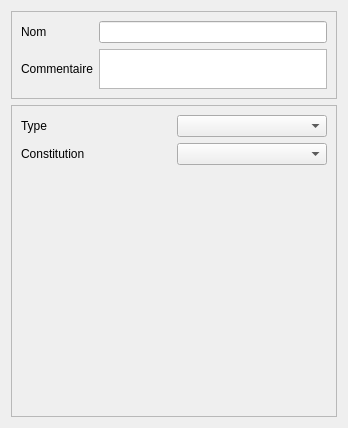
<?xml version="1.0" encoding="UTF-8"?>
<ui version="4.0">
 <class>Form</class>
 <widget class="QWidget" name="Form">
  <property name="geometry">
   <rect>
    <x>0</x>
    <y>0</y>
    <width>348</width>
    <height>428</height>
   </rect>
  </property>
  <property name="windowTitle">
   <string>Form</string>
  </property>
  <layout class="QVBoxLayout" name="verticalLayout" stretch="0,1">
   <item>
    <widget class="QFrame" name="frame_2">
     <property name="frameShape">
      <enum>QFrame::StyledPanel</enum>
     </property>
     <property name="frameShadow">
      <enum>QFrame::Raised</enum>
     </property>
     <layout class="QGridLayout" name="gridLayout">
      <item row="0" column="1">
       <widget class="QLineEdit" name="lineEdit_nom"/>
      </item>
      <item row="0" column="0">
       <widget class="QLabel" name="label_2">
        <property name="text">
         <string>Nom</string>
        </property>
       </widget>
      </item>
      <item row="1" column="1">
       <widget class="QTextBrowser" name="textBrowser_comm">
        <property name="maximumSize">
         <size>
          <width>16777215</width>
          <height>40</height>
         </size>
        </property>
        <property name="readOnly">
         <bool>false</bool>
        </property>
       </widget>
      </item>
      <item row="1" column="0">
       <widget class="QLabel" name="label_9">
        <property name="text">
         <string>Commentaire</string>
        </property>
       </widget>
      </item>
     </layout>
    </widget>
   </item>
   <item>
    <widget class="QFrame" name="frame">
     <property name="frameShape">
      <enum>QFrame::StyledPanel</enum>
     </property>
     <property name="frameShadow">
      <enum>QFrame::Raised</enum>
     </property>
     <layout class="QGridLayout" name="gridLayout_2">
      <item row="0" column="1">
       <widget class="QComboBox" name="comboBox_type"/>
      </item>
      <item row="0" column="0">
       <widget class="QLabel" name="label">
        <property name="text">
         <string>Type</string>
        </property>
       </widget>
      </item>
      <item row="1" column="0">
       <widget class="QLabel" name="label_3">
        <property name="text">
         <string>Constitution</string>
        </property>
       </widget>
      </item>
      <item row="1" column="1">
       <widget class="QComboBox" name="comboBox_contitution"/>
      </item>
      <item row="2" column="1">
       <spacer name="verticalSpacer">
        <property name="orientation">
         <enum>Qt::Vertical</enum>
        </property>
        <property name="sizeHint" stdset="0">
         <size>
          <width>20</width>
          <height>40</height>
         </size>
        </property>
       </spacer>
      </item>
     </layout>
    </widget>
   </item>
  </layout>
 </widget>
 <resources/>
 <connections/>
</ui>
